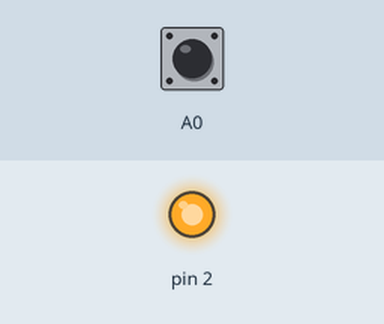
Simulated run of this sketch. Board: Arduino Uno, built with avr-gcc and run on an emulated ATmega328P. On the bench: output pins drawn as LEDs (lit = HIGH). Inputs (shaded band) come from the test bench; at power-on: A0 HIGH.

Above: at 0.1 s.
Timing chart, 0 to 1.6 s (numbered marks = the images above):
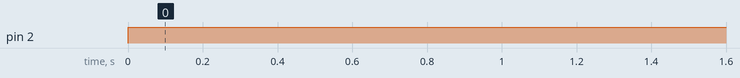

The sketch:

IR_sensor.ino
```cpp
void setup() {
  // put your setup code here, to run once:
pinMode(2,OUTPUT);
pinMode(A0,INPUT);
}

void loop() {
  // put your main code here, to run repeatedly:
  if (digitalRead(A0) == LOW){
    digitalWrite(2,HIGH);
    delay(10);
  }else{
    digitalWrite(2,HIGH);
  }
}
```

Measured:
- by itself, pin 2: LOW → HIGH at 0.00 s
